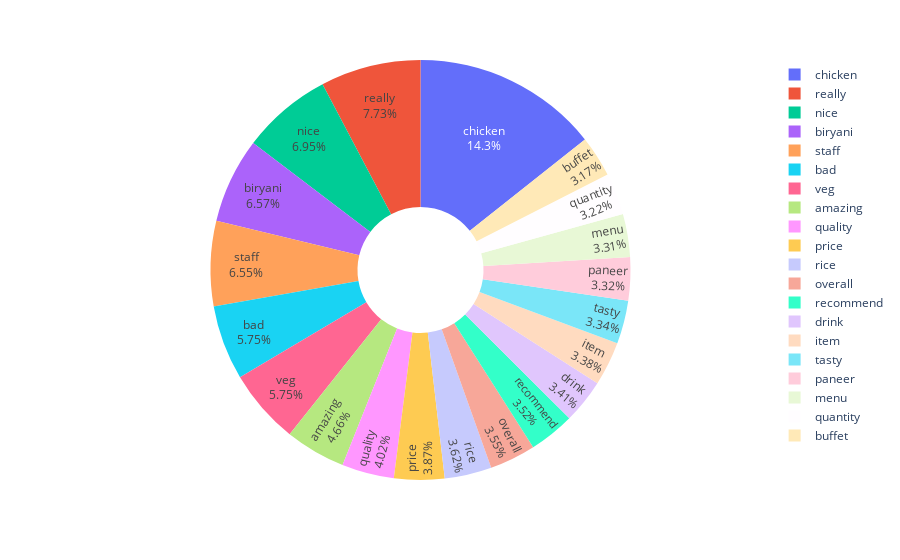

Write notebook code for a chart like this one.
### Markdown cell above
<font color='#BFD72F' size=4> 3.3. Donut Chart </font> <a class="anchor" id="P"></a>

### Code cell
donut_chart(clean_reviews, 'cleaned_reviews_reduced_words')

### Figure 1 — Plotly figure (JSON) as saved in the notebook; plotly's stock layout.template omitted (floating-point values rounded to 4 significant figures)
{"data": [{"domain": {"x": [0, 1], "y": [0, 1]}, "hole": 0.3, "hovertemplate": "words=%{label}<br>frequency=%{value}<extra></extra>", "labels": ["chicken", "really", "nice", "biryani", "staff", "bad", "veg", "amazing", "quality", "price", "rice", "overall", "recommend", "drink", "item", "tasty", "paneer", "menu", "quantity", "buffet"], "legendgroup": "", "name": "", "showlegend": true, "textinfo": "percent+label", "textposition": "inside", "type": "pie", "values": [3106, 1676, 1507, 1425, 1420, 1248, 1248, 1010, 873, 840, 786, 770, 763, 740, 734, 725, 720, 717, 699, 687]}], "layout": {"legend": {"tracegroupgap": 0}, "margin": {"t": 60}}}
